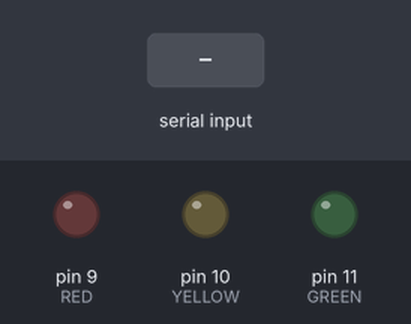
Simulated run of this sketch. Board: Arduino Uno, built with avr-gcc and run on an emulated ATmega328P. Parts: output pins drawn as LEDs (lit = HIGH). Inputs (shaded band) come from the test bench. What the sketch prints to the serial monitor is not drawn.

Above: at 1.2 s.
1.3 s: "90,45\n" received over Serial
At 2.3 s:
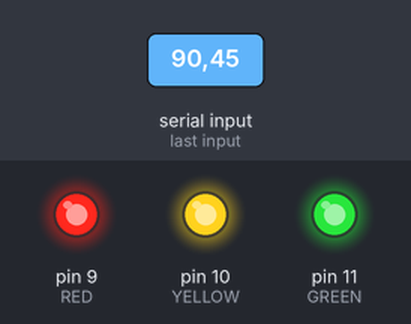
2.8 s: "200\n" received over Serial
At 3.4 s:
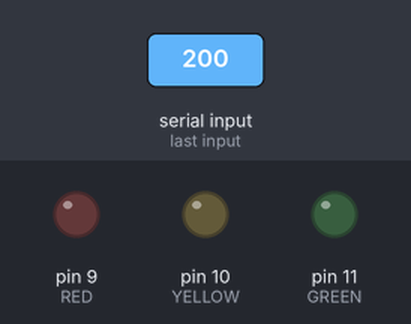
4.3 s: "5\n" received over Serial
At 5.5 s:
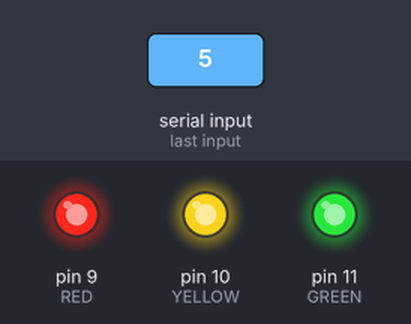
5.8 s: "30,150\n" received over Serial
At 6.9 s:
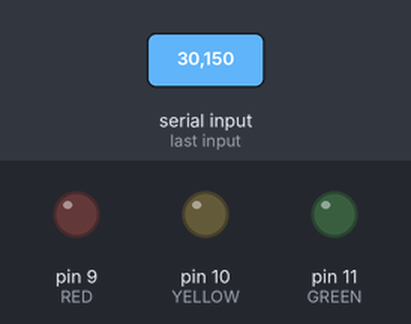
Timing chart, 0 to 8.3 s (numbered marks = the images above; inputs shaded):
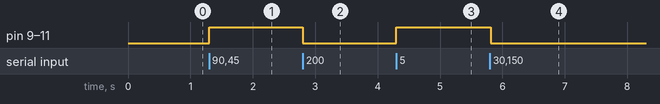

The sketch:

led_receiver.ino
```cpp
// 📨 컴퓨터에서 숫자(0~5)를 받아 LED를 켜는 '수신기' 코드
//    시리얼 모니터 직접 입력 또는 5차시 손 인식 웹페이지에서 전송
//    0 = 모두 끄기, 1 = 빨강, 2 = 빨강+노랑, 3·4·5 = 세 개 모두
const int RED = 9;       // 빨강 LED는 9번 핀
const int YELLOW = 10;   // 노랑 LED는 10번 핀
const int GREEN = 11;    // 초록 LED는 11번 핀

// 숫자 n 만큼 LED를 켜는 함수 (최대 3개)
void showLeds(int n) {
  if (n >= 1) {
    digitalWrite(RED, HIGH);     // 1 이상이면 빨강 켜기
  } else {
    digitalWrite(RED, LOW);
  }
  if (n >= 2) {
    digitalWrite(YELLOW, HIGH);  // 2 이상이면 노랑 켜기
  } else {
    digitalWrite(YELLOW, LOW);
  }
  if (n >= 3) {
    digitalWrite(GREEN, HIGH);   // 3 이상이면 초록 켜기
  } else {
    digitalWrite(GREEN, LOW);
  }
}

void setup() {
  Serial.begin(9600);            // 컴퓨터와 대화 시작 (속도 9600)
  pinMode(RED, OUTPUT);
  pinMode(YELLOW, OUTPUT);
  pinMode(GREEN, OUTPUT);
  showLeds(0);                   // 처음에는 모두 끄기
  Serial.println("준비 완료: 0~5 숫자 입력");
}

void loop() {
  if (Serial.available() > 0) {  // 컴퓨터가 보낸 글자가 있으면
    char c = Serial.read();      // 글자 하나 읽기
    if (c >= '0' && c <= '5') {  // 0~5 숫자일 때만 반응 (엔터 같은 다른 글자는 무시)
      int n = c - '0';           // 글자 '3' → 숫자 3 으로 바꾸기
      showLeds(n);
      Serial.print("받은 숫자: ");
      Serial.println(n);         // 받은 숫자를 컴퓨터에 다시 알려 주기
    }
  }
}
```

Measured:
- after the input at 1.3 s, pin 9 (RED), pin 10 (YELLOW), pin 11 (GREEN): LOW → HIGH at once
- after the input at 2.8 s, pin 9 (RED), pin 10 (YELLOW), pin 11 (GREEN): HIGH → LOW at once
- after the input at 4.3 s, pin 9 (RED), pin 10 (YELLOW), pin 11 (GREEN): LOW → HIGH at once
- after the input at 5.8 s, pin 9 (RED), pin 10 (YELLOW), pin 11 (GREEN): HIGH → LOW at once
